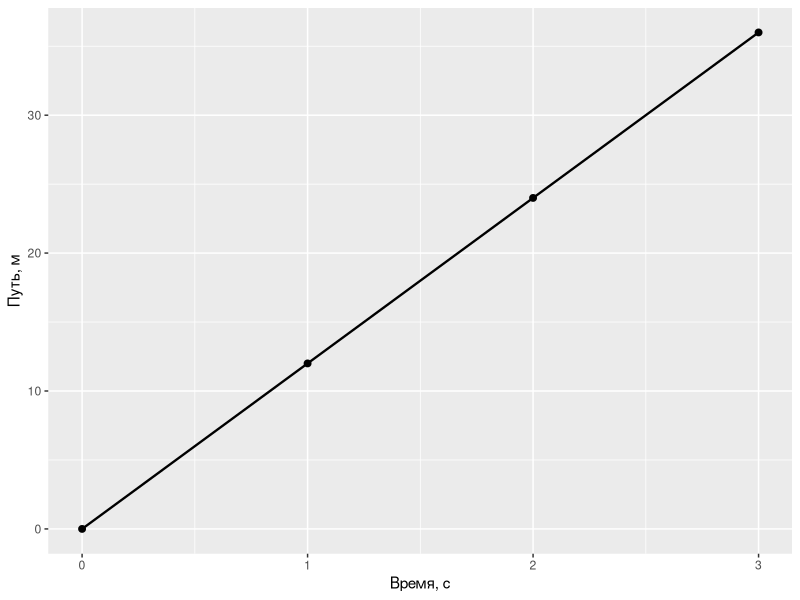

Reproduce this figure in R.
## ---- chunk 1
#| label: fig-app-trajectory
#| fig-cap: "Демонстрационная зависимость пути от времени"
#| echo: false

library(ggplot2)
ggplot(data.frame(t = 0:3, s = 12 * (0:3)), aes(t, s)) +
  geom_line(linewidth = 0.8) +
  geom_point(size = 2) +
  labs(x = "Время, с", y = "Путь, м")
